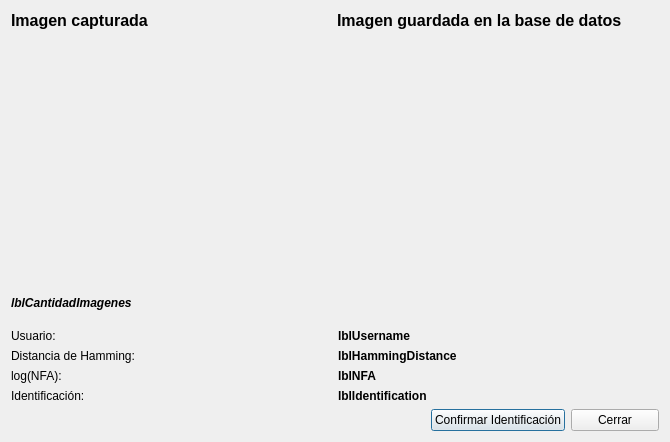
<?xml version="1.0" encoding="UTF-8"?>
<ui version="4.0">
 <class>MatchingDialog</class>
 <widget class="QDialog" name="MatchingDialog">
  <property name="geometry">
   <rect>
    <x>0</x>
    <y>0</y>
    <width>670</width>
    <height>442</height>
   </rect>
  </property>
  <property name="windowTitle">
   <string>Identificacion</string>
  </property>
  <layout class="QGridLayout" name="gridLayout">
   <item row="0" column="0">
    <layout class="QVBoxLayout" name="verticalLayout">
     <item>
      <widget class="QLabel" name="label">
       <property name="font">
        <font>
         <pointsize>12</pointsize>
         <weight>75</weight>
         <bold>true</bold>
        </font>
       </property>
       <property name="text">
        <string>Imagen capturada</string>
       </property>
       <property name="textFormat">
        <enum>Qt::PlainText</enum>
       </property>
      </widget>
     </item>
     <item>
      <widget class="ImageWidget" name="capturedImage" native="true">
       <property name="minimumSize">
        <size>
         <width>320</width>
         <height>240</height>
        </size>
       </property>
      </widget>
     </item>
    </layout>
   </item>
   <item row="0" column="1" colspan="3">
    <layout class="QVBoxLayout" name="verticalLayout_2">
     <item>
      <widget class="QLabel" name="label_2">
       <property name="font">
        <font>
         <pointsize>12</pointsize>
         <weight>75</weight>
         <bold>true</bold>
        </font>
       </property>
       <property name="text">
        <string>Imagen guardada en la base de datos</string>
       </property>
       <property name="textFormat">
        <enum>Qt::PlainText</enum>
       </property>
      </widget>
     </item>
     <item>
      <widget class="ImageWidget" name="dbImage" native="true">
       <property name="minimumSize">
        <size>
         <width>320</width>
         <height>240</height>
        </size>
       </property>
      </widget>
     </item>
    </layout>
   </item>
   <item row="1" column="0" colspan="4">
    <widget class="QLabel" name="lblCantidadImagenes">
     <property name="font">
      <font>
       <weight>75</weight>
       <italic>true</italic>
       <bold>true</bold>
      </font>
     </property>
     <property name="text">
      <string>lblCantidadImagenes</string>
     </property>
    </widget>
   </item>
   <item row="2" column="0" colspan="4">
    <layout class="QVBoxLayout" name="verticalLayout_3">
     <item>
      <layout class="QHBoxLayout" name="horizontalLayout">
       <item>
        <widget class="QLabel" name="label_3">
         <property name="text">
          <string>Usuario:</string>
         </property>
        </widget>
       </item>
       <item>
        <widget class="QLabel" name="lblUsername">
         <property name="font">
          <font>
           <weight>75</weight>
           <bold>true</bold>
          </font>
         </property>
         <property name="text">
          <string>lblUsername</string>
         </property>
        </widget>
       </item>
      </layout>
     </item>
     <item>
      <layout class="QHBoxLayout" name="horizontalLayout_2">
       <item>
        <widget class="QLabel" name="label_4">
         <property name="text">
          <string>Distancia de Hamming:</string>
         </property>
        </widget>
       </item>
       <item>
        <widget class="QLabel" name="lblHammingDistance">
         <property name="font">
          <font>
           <weight>75</weight>
           <bold>true</bold>
          </font>
         </property>
         <property name="text">
          <string>lblHammingDistance</string>
         </property>
        </widget>
       </item>
      </layout>
     </item>
     <item>
      <layout class="QHBoxLayout" name="horizontalLayout_3">
       <item>
        <widget class="QLabel" name="label_5">
         <property name="text">
          <string>log(NFA):</string>
         </property>
        </widget>
       </item>
       <item>
        <widget class="QLabel" name="lblNFA">
         <property name="font">
          <font>
           <weight>75</weight>
           <bold>true</bold>
          </font>
         </property>
         <property name="text">
          <string>lblNFA</string>
         </property>
        </widget>
       </item>
      </layout>
     </item>
     <item>
      <layout class="QHBoxLayout" name="horizontalLayout_4">
       <item>
        <widget class="QLabel" name="label_6">
         <property name="text">
          <string>Identificación:</string>
         </property>
        </widget>
       </item>
       <item>
        <widget class="QLabel" name="lblIdentification">
         <property name="font">
          <font>
           <weight>75</weight>
           <bold>true</bold>
          </font>
         </property>
         <property name="text">
          <string>lblIdentification</string>
         </property>
        </widget>
       </item>
      </layout>
     </item>
    </layout>
   </item>
   <item row="3" column="0" colspan="2">
    <spacer name="horizontalSpacer">
     <property name="orientation">
      <enum>Qt::Horizontal</enum>
     </property>
     <property name="sizeHint" stdset="0">
      <size>
       <width>58</width>
       <height>20</height>
      </size>
     </property>
    </spacer>
   </item>
   <item row="3" column="2">
    <widget class="QPushButton" name="btnConfirmarIdentificacion">
     <property name="text">
      <string>Confirmar Identificación</string>
     </property>
    </widget>
   </item>
   <item row="3" column="3">
    <widget class="QPushButton" name="btnCerrar">
     <property name="text">
      <string>Cerrar</string>
     </property>
    </widget>
   </item>
  </layout>
 </widget>
 <customwidgets>
  <customwidget>
   <class>ImageWidget</class>
   <extends>QWidget</extends>
   <header>imagewidget.h</header>
   <container>1</container>
  </customwidget>
 </customwidgets>
 <resources/>
 <connections>
  <connection>
   <sender>btnCerrar</sender>
   <signal>clicked()</signal>
   <receiver>MatchingDialog</receiver>
   <slot>accept()</slot>
   <hints>
    <hint type="sourcelabel">
     <x>625</x>
     <y>440</y>
    </hint>
    <hint type="destinationlabel">
     <x>234</x>
     <y>428</y>
    </hint>
   </hints>
  </connection>
 </connections>
</ui>
